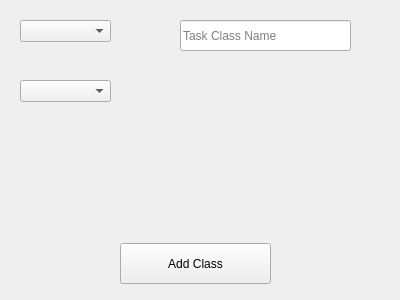
<?xml version="1.0" encoding="UTF-8"?>
<ui version="4.0">
 <class>NewTaskClassWindow</class>
 <widget class="QWidget" name="NewTaskClassWindow">
  <property name="geometry">
   <rect>
    <x>0</x>
    <y>0</y>
    <width>400</width>
    <height>300</height>
   </rect>
  </property>
  <property name="windowTitle">
   <string>Form</string>
  </property>
  <widget class="QComboBox" name="ParentClass">
   <property name="geometry">
    <rect>
     <x>20</x>
     <y>20</y>
     <width>91</width>
     <height>22</height>
    </rect>
   </property>
   <property name="currentText">
    <string/>
   </property>
  </widget>
  <widget class="QLineEdit" name="ClassName">
   <property name="geometry">
    <rect>
     <x>180</x>
     <y>20</y>
     <width>171</width>
     <height>31</height>
    </rect>
   </property>
   <property name="text">
    <string/>
   </property>
   <property name="placeholderText">
    <string>Task Class Name</string>
   </property>
  </widget>
  <widget class="QPushButton" name="pushButton">
   <property name="geometry">
    <rect>
     <x>120</x>
     <y>243</y>
     <width>151</width>
     <height>41</height>
    </rect>
   </property>
   <property name="text">
    <string>Add Class</string>
   </property>
  </widget>
  <widget class="QComboBox" name="CompletionMethod">
   <property name="geometry">
    <rect>
     <x>20</x>
     <y>80</y>
     <width>91</width>
     <height>22</height>
    </rect>
   </property>
  </widget>
 </widget>
 <resources/>
 <connections/>
</ui>
